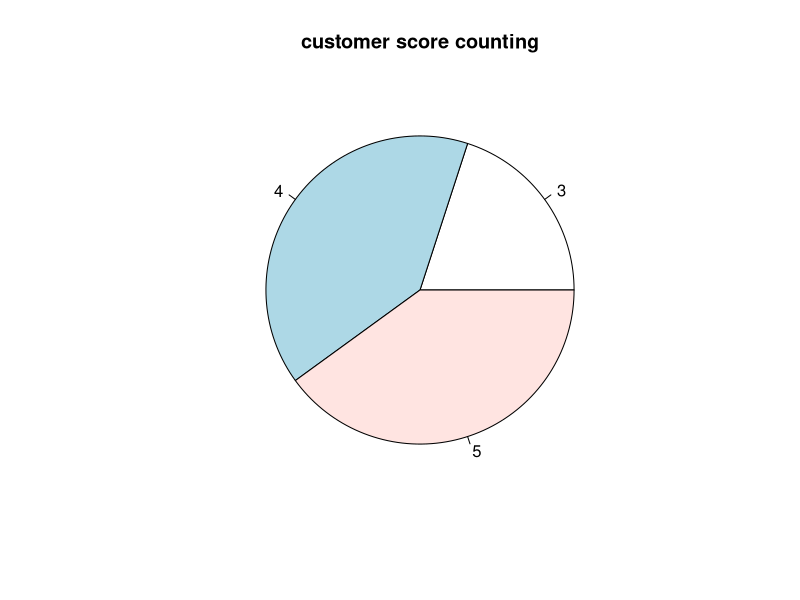

Generate this figure with R:
scores <-c(4, 5,3,4,5)
count <-table(scores)
pie(count,
    main="customer score counting",
    labels=names(count))
